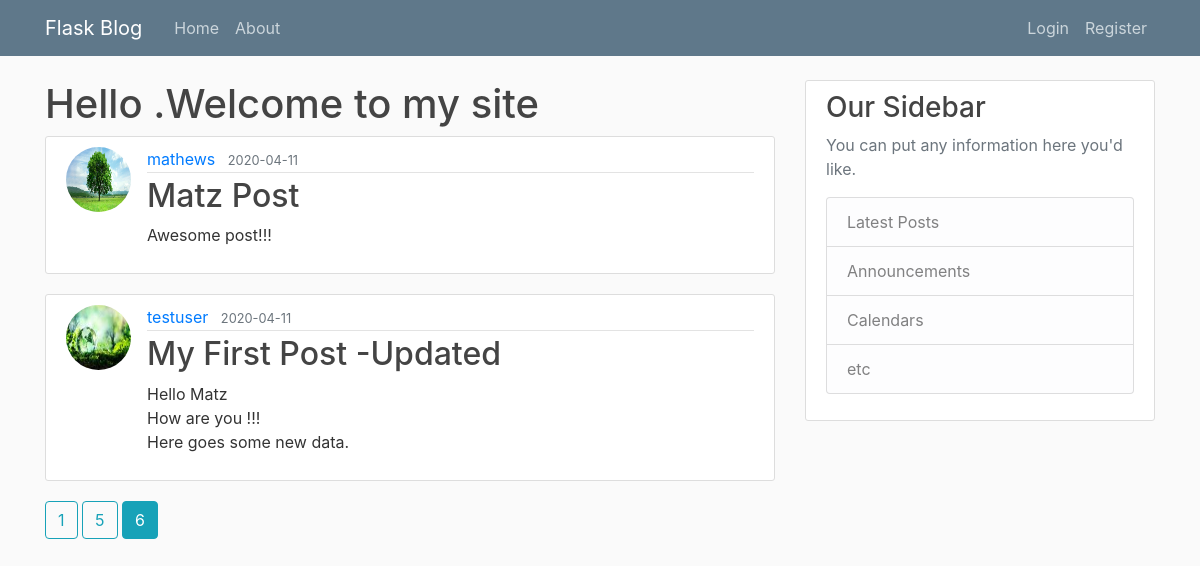
Screenshot of /home?page=6 with the database file from the repository.
### flaskblog/models.py (models this page shows, shortened)
class Post(db.Model):
    id = db.Column(db.Integer, primary_key=True)
    title = db.Column(db.String(100), nullable=False)
    date_posted = db.Column(db.DateTime, nullable=False, default=datetime.utcnow)
    content = db.Column(db.Text, nullable=False)
    user_id = db.Column(db.Integer, db.ForeignKey('user.id'), nullable=False)

class User(db.Model, UserMixin):
    id = db.Column(db.Integer, primary_key=True)
    username = db.Column(db.String(25), unique=True, nullable=False)
    email = db.Column(db.String(100), unique=True, nullable=False)
    image_file = db.Column(db.String(20), nullable=False, default='default.jpeg')
    password = db.Column(db.String(60), nullable=False)
    posts = db.relationship('Post', backref='author', lazy=True)

### flaskblog/main/routes.py (the view)
@main.route("/")
@main.route("/home")
def home():
    page = request.args.get('page', 1, type=int)
    posts = Post.query.order_by(Post.date_posted.desc()).paginate(page=page, per_page=2)
    return render_template('home.html', posts=posts)

### flaskblog/templates/home.html (shortened to what this page needs)
{% extends "layout.html" %}
{% block content %}
<h1>Hello .Welcome to my site</h1>
{% for post in posts.items %}
<article class="media content-section">
    <img class="rounded-circle article-img"
         src="{{ url_for('static',filename='profile_pics/'+post.author.image_file) }}">
    <div class="media-body">
        <div class="article-metadata">
            <a class="mr-2" href="{{ url_for('users.user_post',username=post.author.username) }}">{{ post.author.username
                }}</a>
            <small class="text-muted">{{ post.date_posted.strftime('%Y-%m-%d') }}</small>
        </div>
        <h2><a class="article-title" href="{{ url_for('posts.post',post_id=post.id) }}">{{ post.title }}</a></h2>
        <p class="article-content">{{ post.content }}</p>
    </div>
</article>
{% endfor %}
{% for page_num in posts.iter_pages(left_edge=1,right_edge=1,left_current=1,right_current=2) %}
{% if page_num %}
{% if posts.page==page_num %}
<a class="btn btn-info mb-4" href="{{ url_for('main.home',page=page_num) }}">{{ page_num }}</a>
{% else %}
<a class="btn btn-outline-info mb-4" href="{{ url_for('main.home',page=page_num) }}">{{ page_num }}</a>
{% endif %}
{% endif %}
{% endfor %}
{% endblock content %}

### flaskblog/templates/layout.html (shortened to what this page needs)
<!DOCTYPE html>
<html lang="en">
<head>
    <link rel="stylesheet" href="https://stackpath.bootstrapcdn.com/bootstrap/4.4.1/css/bootstrap.min.css"
>
    <link rel="stylesheet" type="text/css" href="{{ url_for('static',filename='main.css') }}">
</head>
<body>
<header class="site-header">
    <nav class="navbar navbar-expand-md navbar-dark bg-steel fixed-top">
        <div class="container">
            <a class="navbar-brand mr-4" href="/">Flask Blog</a>
            <div class="collapse navbar-collapse" id="navbarToggle">
                <div class="navbar-nav mr-auto">
                    <a class="nav-item nav-link" href="{{ url_for('main.home') }}">Home</a>
                    <a class="nav-item nav-link" href="{{ url_for('main.about') }}">About</a>
                </div>
                <div class="navbar-nav">
                    {% if current_user.is_authenticated %}
                    <a class="nav-item nav-link" href="{{ url_for('posts.new_post') }}">New Post</a>
                    <a class="nav-item nav-link" href="{{ url_for('users.account') }}">Account</a>
                    <a class="nav-item nav-link" href="{{ url_for('users.logout') }}">Logout</a>
                    {% else %}
                    <a class="nav-item nav-link" href="{{ url_for('users.login') }}">Login</a>
                    <a class="nav-item nav-link" href="{{ url_for('users.register') }}">Register</a>
                    {% endif %}
                </div>
            </div>
        </div>
    </nav>
</header>
<main role="main" class="container">
    <div class="row">
        <div class="col-md-8">
            {% block content %}{% endblock %}
        </div>
        <div class="col-md-4">
            <div class="content-section">
                <h3>Our Sidebar</h3>
                <p class='text-muted'>You can put any information here you'd like.
                <ul class="list-group">
                    <li class="list-group-item list-group-item-light">Latest Posts</li>
                    <li class="list-group-item list-group-item-light">Announcements</li>
                    <li class="list-group-item list-group-item-light">Calendars</li>
                    <li class="list-group-item list-group-item-light">etc</li>
                </ul>
                </p>
            </div>
        </div>
    </div>
</main>
</body>
</html>

### flaskblog/static/main.css (style rules this page uses)
body { background: #fafafa; color: #333333; margin-top: 5rem; }
h1, h2, h3, h4, h5, h6 { color: #444444; }
.bg-steel { background-color: #5f788a; }
.site-header .navbar-nav .nav-link { color: #cbd5db; }
.content-section { background: #ffffff; padding: 10px 20px; border: 1px solid #dddddd; border-radius: 3px; margin-bottom: 20px; }
.article-title { color: #444444; }
.article-content { white-space: pre-line; }
.article-img { height: 65px; width: 65px; margin-right: 16px; }
.article-metadata { padding-bottom: 1px; margin-bottom: 4px; border-bottom: 1px solid #e3e3e3 }

### rows the page displays
Post: image_file (placeholder picture), author.username "mathews", date_posted "2020-04-11", title "Matz Post", content "Awesome post!!!"
Post: image_file (picture), author.username "testuser", date_posted "2020-04-11", title "My First Post -Updated", content "Hello Matz How are you !!! Here goes some new data."

### other values shown
{{ page_num }} "1" "5"
{{ page_num }} "6"
